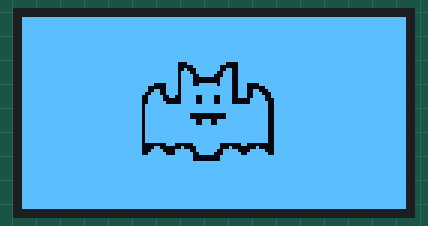
A sketch run on a simulated Arduino Uno, built with avr-gcc and run on an emulated ATmega328P. Shown: 128×64 one-colour display. What the sketch prints to the serial monitor is not drawn.

Above: at 0.2 s.

The sketch:

OLED_LOGO.ino
```cpp
// web http://javl.github.io/image2cpp/
#include <SPI.h>
#include <Wire.h>
#include <Adafruit_GFX.h>
#include <Adafruit_SSD1306.h>

// Definir constantes
#define ANCHO_PANTALLA 128 // ancho pantalla OLED
#define ALTO_PANTALLA 64 // alto pantalla OLED

// Objeto de la clase Adafruit_SSD1306
Adafruit_SSD1306 display(ANCHO_PANTALLA, ALTO_PANTALLA, &Wire, -1);

static const unsigned char PROGMEM logo[]=
{
0xff, 0xff, 0xff, 0xff, 0xff, 0xff, 0xff, 0xff, 0xff, 0xff, 0xff, 0xff, 0xff, 0xff, 0xff, 0xff,
0xff, 0xff, 0xff, 0xff, 0xff, 0xff, 0xff, 0xff, 0xff, 0xff, 0xff, 0xff, 0xff, 0xff, 0xff, 0xff,
0xff, 0xff, 0xff, 0xff, 0xff, 0xff, 0xff, 0xff, 0xff, 0xff, 0xff, 0xff, 0xff, 0xff, 0xff, 0xff,
0xff, 0xff, 0xff, 0xff, 0xff, 0xff, 0xff, 0xff, 0xff, 0xff, 0xff, 0xff, 0xff, 0xff, 0xff, 0xff,
0xff, 0xff, 0xff, 0xff, 0xff, 0xff, 0xff, 0xff, 0xff, 0xff, 0xff, 0xff, 0xff, 0xff, 0xff, 0xff,
0xff, 0xff, 0xff, 0xff, 0xff, 0xff, 0xff, 0xff, 0xff, 0xff, 0xff, 0xff, 0xff, 0xff, 0xff, 0xff,
0xff, 0xff, 0xff, 0xff, 0xff, 0xff, 0xff, 0xff, 0xff, 0xff, 0xff, 0xff, 0xff, 0xff, 0xff, 0xff,
0xff, 0xff, 0xff, 0xff, 0xff, 0xff, 0xff, 0xff, 0xff, 0xff, 0xff, 0xff, 0xff, 0xff, 0xff, 0xff,
0xff, 0xff, 0xff, 0xff, 0xff, 0xff, 0xff, 0xff, 0xff, 0xff, 0xff, 0xff, 0xff, 0xff, 0xff, 0xff,
0xff, 0xff, 0xff, 0xff, 0xff, 0xff, 0xff, 0xff, 0xff, 0xff, 0xff, 0xff, 0xff, 0xff, 0xff, 0xff,
0xff, 0xff, 0xff, 0xff, 0xff, 0xff, 0xff, 0xff, 0xff, 0xff, 0xff, 0xff, 0xff, 0xff, 0xff, 0xff,
0xff, 0xff, 0xff, 0xff, 0xff, 0xff, 0xff, 0xff, 0xff, 0xff, 0xff, 0xff, 0xff, 0xff, 0xff, 0xff,
0xff, 0xff, 0xff, 0xff, 0xff, 0xff, 0xff, 0xff, 0xff, 0xff, 0xff, 0xff, 0xff, 0xff, 0xff, 0xff,
0xff, 0xff, 0xff, 0xff, 0xff, 0xff, 0xff, 0xff, 0xff, 0xff, 0xff, 0xff, 0xff, 0xff, 0xff, 0xff,
0xff, 0xff, 0xff, 0xff, 0xff, 0xff, 0xff, 0xff, 0xff, 0xff, 0xff, 0xff, 0xff, 0xff, 0xff, 0xff,
0xff, 0xff, 0xff, 0xff, 0xff, 0xff, 0xf1, 0xff, 0xf0, 0xff, 0xff, 0xff, 0xff, 0xff, 0xff, 0xff,
0xff, 0xff, 0xff, 0xff, 0xff, 0xff, 0xf0, 0x7f, 0xc0, 0xff, 0xff, 0xff, 0xff, 0xff, 0xff, 0xff,
0xff, 0xff, 0xff, 0xff, 0xff, 0xff, 0xf2, 0x3f, 0xcc, 0xff, 0xff, 0xff, 0xff, 0xff, 0xff, 0xff,
0xff, 0xff, 0xff, 0xff, 0xff, 0xff, 0xf7, 0x3f, 0x9c, 0xff, 0xff, 0xff, 0xff, 0xff, 0xff, 0xff,
0xff, 0xff, 0xff, 0xff, 0xff, 0xff, 0xf7, 0x9f, 0x1c, 0xff, 0xff, 0xff, 0xff, 0xff, 0xff, 0xff,
0xff, 0xff, 0xff, 0xff, 0xff, 0xff, 0xf7, 0x80, 0x3c, 0xff, 0xff, 0xff, 0xff, 0xff, 0xff, 0xff,
0xff, 0xff, 0xff, 0xff, 0xff, 0xff, 0xf7, 0x80, 0x3c, 0xff, 0xff, 0xff, 0xff, 0xff, 0xff, 0xff,
0xff, 0xff, 0xff, 0xff, 0xff, 0xf0, 0xf7, 0x9f, 0xbc, 0xe1, 0xff, 0xff, 0xff, 0xff, 0xff, 0xff,
0xff, 0xff, 0xff, 0xff, 0xff, 0xc0, 0xf7, 0xff, 0xfc, 0xe0, 0x7f, 0xff, 0xff, 0xff, 0xff, 0xff,
0xff, 0xff, 0xff, 0xff, 0xff, 0xcc, 0xf7, 0xff, 0xfc, 0xe6, 0x3f, 0xff, 0xff, 0xff, 0xff, 0xff,
0xff, 0xff, 0xff, 0xff, 0xff, 0x9c, 0xf7, 0xff, 0xfc, 0xe7, 0x1f, 0xff, 0xff, 0xff, 0xff, 0xff,
0xff, 0xff, 0xff, 0xff, 0xff, 0x3e, 0x67, 0xcf, 0x3c, 0xe7, 0x9f, 0xff, 0xff, 0xff, 0xff, 0xff,
0xff, 0xff, 0xff, 0xff, 0xff, 0x3e, 0x07, 0xcf, 0x3c, 0x0f, 0x8f, 0xff, 0xff, 0xff, 0xff, 0xff,
0xff, 0xff, 0xff, 0xff, 0xff, 0x3f, 0x07, 0xcf, 0x3c, 0x0f, 0xcf, 0xff, 0xff, 0xff, 0xff, 0xff,
0xff, 0xff, 0xff, 0xff, 0xff, 0x7f, 0xff, 0xff, 0xff, 0xff, 0xcf, 0xff, 0xff, 0xff, 0xff, 0xff,
0xff, 0xff, 0xff, 0xff, 0xff, 0x7f, 0xff, 0xff, 0xff, 0xff, 0xcf, 0xff, 0xff, 0xff, 0xff, 0xff,
0xff, 0xff, 0xff, 0xff, 0xff, 0x7f, 0xff, 0xff, 0xff, 0xff, 0xcf, 0xff, 0xff, 0xff, 0xff, 0xff,
0xff, 0xff, 0xff, 0xff, 0xff, 0x7f, 0xff, 0x00, 0x0f, 0xff, 0xcf, 0xff, 0xff, 0xff, 0xff, 0xff,
0xff, 0xff, 0xff, 0xff, 0xff, 0x7f, 0xff, 0x00, 0x0f, 0xff, 0xcf, 0xff, 0xff, 0xff, 0xff, 0xff,
0xff, 0xff, 0xff, 0xff, 0xff, 0x7f, 0xff, 0xce, 0x7f, 0xff, 0xcf, 0xff, 0xff, 0xff, 0xff, 0xff,
0xff, 0xff, 0xff, 0xff, 0xff, 0x7f, 0xff, 0xce, 0x7f, 0xff, 0xcf, 0xff, 0xff, 0xff, 0xff, 0xff,
0xff, 0xff, 0xff, 0xff, 0xff, 0x7f, 0xff, 0xff, 0xff, 0xff, 0xcf, 0xff, 0xff, 0xff, 0xff, 0xff,
0xff, 0xff, 0xff, 0xff, 0xff, 0x7f, 0xff, 0xff, 0xff, 0xff, 0xcf, 0xff, 0xff, 0xff, 0xff, 0xff,
0xff, 0xff, 0xff, 0xff, 0xff, 0x7f, 0xff, 0xff, 0xff, 0xff, 0xcf, 0xff, 0xff, 0xff, 0xff, 0xff,
0xff, 0xff, 0xff, 0xff, 0xff, 0x7f, 0xff, 0xff, 0xff, 0xff, 0xcf, 0xff, 0xff, 0xff, 0xff, 0xff,
0xff, 0xff, 0xff, 0xff, 0xff, 0x7f, 0xff, 0xff, 0xff, 0xff, 0xcf, 0xff, 0xff, 0xff, 0xff, 0xff,
0xff, 0xff, 0xff, 0xff, 0xff, 0x7f, 0xff, 0xff, 0xff, 0xff, 0xcf, 0xff, 0xff, 0xff, 0xff, 0xff,
0xff, 0xff, 0xff, 0xff, 0xff, 0x00, 0xe0, 0x7f, 0xc0, 0x60, 0x0f, 0xff, 0xff, 0xff, 0xff, 0xff,
0xff, 0xff, 0xff, 0xff, 0xff, 0x0c, 0x04, 0x3f, 0xc4, 0x02, 0x0f, 0xff, 0xff, 0xff, 0xff, 0xff,
0xff, 0xff, 0xff, 0xff, 0xff, 0x1e, 0x1f, 0x3f, 0x9f, 0x0f, 0x8f, 0xff, 0xff, 0xff, 0xff, 0xff,
0xff, 0xff, 0xff, 0xff, 0xff, 0x3f, 0x1f, 0x9f, 0x1f, 0x9f, 0xcf, 0xff, 0xff, 0xff, 0xff, 0xff,
0xff, 0xff, 0xff, 0xff, 0xff, 0xff, 0xff, 0x80, 0x3f, 0xff, 0xff, 0xff, 0xff, 0xff, 0xff, 0xff,
0xff, 0xff, 0xff, 0xff, 0xff, 0xff, 0xff, 0x80, 0x3f, 0xff, 0xff, 0xff, 0xff, 0xff, 0xff, 0xff,
0xff, 0xff, 0xff, 0xff, 0xff, 0xff, 0xff, 0xff, 0xff, 0xff, 0xff, 0xff, 0xff, 0xff, 0xff, 0xff,
0xff, 0xff, 0xff, 0xff, 0xff, 0xff, 0xff, 0xff, 0xff, 0xff, 0xff, 0xff, 0xff, 0xff, 0xff, 0xff,
0xff, 0xff, 0xff, 0xff, 0xff, 0xff, 0xff, 0xff, 0xff, 0xff, 0xff, 0xff, 0xff, 0xff, 0xff, 0xff,
0xff, 0xff, 0xff, 0xff, 0xff, 0xff, 0xff, 0xff, 0xff, 0xff, 0xff, 0xff, 0xff, 0xff, 0xff, 0xff,
0xff, 0xff, 0xff, 0xff, 0xff, 0xff, 0xff, 0xff, 0xff, 0xff, 0xff, 0xff, 0xff, 0xff, 0xff, 0xff,
0xff, 0xff, 0xff, 0xff, 0xff, 0xff, 0xff, 0xff, 0xff, 0xff, 0xff, 0xff, 0xff, 0xff, 0xff, 0xff,
0xff, 0xff, 0xff, 0xff, 0xff, 0xff, 0xff, 0xff, 0xff, 0xff, 0xff, 0xff, 0xff, 0xff, 0xff, 0xff,
0xff, 0xff, 0xff, 0xff, 0xff, 0xff, 0xff, 0xff, 0xff, 0xff, 0xff, 0xff, 0xff, 0xff, 0xff, 0xff,
0xff, 0xff, 0xff, 0xff, 0xff, 0xff, 0xff, 0xff, 0xff, 0xff, 0xff, 0xff, 0xff, 0xff, 0xff, 0xff,
0xff, 0xff, 0xff, 0xff, 0xff, 0xff, 0xff, 0xff, 0xff, 0xff, 0xff, 0xff, 0xff, 0xff, 0xff, 0xff,
0xff, 0xff, 0xff, 0xff, 0xff, 0xff, 0xff, 0xff, 0xff, 0xff, 0xff, 0xff, 0xff, 0xff, 0xff, 0xff,
0xff, 0xff, 0xff, 0xff, 0xff, 0xff, 0xff, 0xff, 0xff, 0xff, 0xff, 0xff, 0xff, 0xff, 0xff, 0xff,
0xff, 0xff, 0xff, 0xff, 0xff, 0xff, 0xff, 0xff, 0xff, 0xff, 0xff, 0xff, 0xff, 0xff, 0xff, 0xff,
0xff, 0xff, 0xff, 0xff, 0xff, 0xff, 0xff, 0xff, 0xff, 0xff, 0xff, 0xff, 0xff, 0xff, 0xff, 0xff,
0xff, 0xff, 0xff, 0xff, 0xff, 0xff, 0xff, 0xff, 0xff, 0xff, 0xff, 0xff, 0xff, 0xff, 0xff, 0xff,
0xff, 0xff, 0xff, 0xff, 0xff, 0xff, 0xff, 0xff, 0xff, 0xff, 0xff, 0xff, 0xff, 0xff, 0xff, 0xff
};

void setup() {
  Wire.begin();
  Serial.begin(9600);
  delay(100);
  Serial.println("Iniciando pantalla OLED");
  display.begin(SSD1306_SWITCHCAPVCC, 0x3C);
}

void loop() {
  // Limpiar buffer
  display.clearDisplay();
  display.drawBitmap(0, 0, logo, 128, 64, WHITE);
  display.display();
  delay(5000);

  }
```
